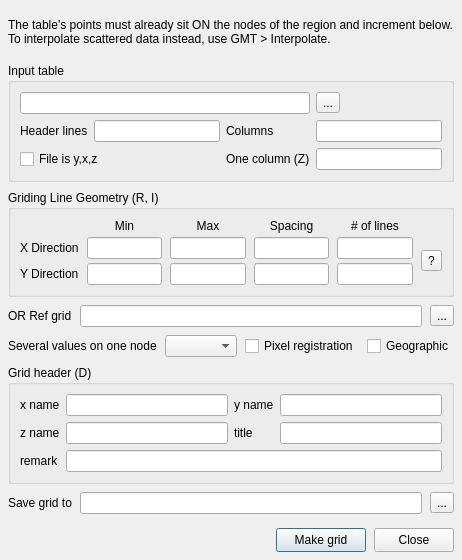
<?xml version="1.0" encoding="UTF-8"?>
<ui version="4.0">
 <class>Xyz2GrdDialog</class>
 <widget class="QDialog" name="Xyz2GrdDialog">
  <property name="geometry">
   <rect>
    <x>0</x>
    <y>0</y>
    <width>460</width>
    <height>560</height>
   </rect>
  </property>
  <property name="windowTitle">
   <string>xyz2grd</string>
  </property>
  <!--
    The "Griding Line Geometry" group below is the verbatim copy of deps/ui/grid_line_geometry.ui
    (object names xMin/xMax/xInc/xN/yMin/yMax/yInc/yN/refEdit/refBtn/helpBtn kept EXACTLY), which is
    the canonical source to copy from. The C++ side does NOT re-wire it by hand: GeoGridGeometry
    ::adopt(dlg) takes these very widgets over, so the dim-fun cross-recompute and the Ref-grid
    picker are the same single implementation grdsample's code-built block uses.
  -->
  <layout class="QVBoxLayout" name="mainVerticalLayout">
   <property name="spacing">
    <number>8</number>
   </property>
   <property name="margin" stdset="0">
    <number>8</number>
   </property>
   <item>
    <widget class="QLabel" name="lb_hint">
     <property name="text"><string>The table's points must already sit ON the nodes of the region and increment below. To interpolate scattered data instead, use GMT &gt; Interpolate.</string></property>
     <property name="wordWrap"><bool>true</bool></property>
    </widget>
   </item>
   <item>
    <widget class="QGroupBox" name="gb_input">
     <property name="title">
      <string>Input table</string>
     </property>
     <layout class="QGridLayout" name="gridLayout_input">
      <item row="0" column="0" colspan="3">
       <widget class="QLineEdit" name="edit_infile">
        <property name="toolTip"><string>Table with x, y, z columns (or one column, see Z below). Double-click to browse.</string></property>
       </widget>
      </item>
      <item row="0" column="3">
       <widget class="QToolButton" name="btn_infile">
        <property name="text"><string>...</string></property>
       </widget>
      </item>
      <item row="1" column="0">
       <widget class="QLabel" name="lb_headers"><property name="text"><string>Header lines</string></property></widget>
      </item>
      <item row="1" column="1">
       <widget class="QLineEdit" name="edit_headers">
        <property name="toolTip"><string>Number of header lines to skip (h) [0]</string></property>
       </widget>
      </item>
      <item row="1" column="2">
       <widget class="QLabel" name="lb_incols"><property name="text"><string>Columns</string></property></widget>
      </item>
      <item row="1" column="3">
       <widget class="QLineEdit" name="edit_incols">
        <property name="toolTip"><string>Which input columns to read as x,y,z (i), e.g. 0,1,3. Empty = the first three.</string></property>
       </widget>
      </item>
      <item row="2" column="0" colspan="2">
       <widget class="QCheckBox" name="chk_toggle">
        <property name="toolTip"><string>The file's first two columns are y,x instead of x,y</string></property>
        <property name="text"><string>File is y,x,z</string></property>
       </widget>
      </item>
      <item row="2" column="2">
       <widget class="QLabel" name="lb_zflags"><property name="text"><string>One column (Z)</string></property></widget>
      </item>
      <item row="2" column="3">
       <widget class="QLineEdit" name="edit_zflags">
        <property name="toolTip"><string>Read a bare one-column table of z values in the node order given by these flags (Z), e.g. TLa. The manual page (the green ? disk) lists them all. Empty = a normal x,y,z table.</string></property>
       </widget>
      </item>
     </layout>
    </widget>
   </item>
   <item>
    <widget class="QGroupBox" name="geoGroup">
     <property name="title"><string>Griding Line Geometry (R, I)</string></property>
     <layout class="QGridLayout" name="geoLayout">
      <property name="horizontalSpacing"><number>8</number></property>
      <property name="verticalSpacing"><number>4</number></property>
      <item row="0" column="1"><widget class="QLabel" name="minLab"><property name="alignment"><set>Qt::AlignHCenter</set></property><property name="text"><string>Min</string></property></widget></item>
      <item row="0" column="2"><widget class="QLabel" name="maxLab"><property name="alignment"><set>Qt::AlignHCenter</set></property><property name="text"><string>Max</string></property></widget></item>
      <item row="0" column="3"><widget class="QLabel" name="spacingLab"><property name="alignment"><set>Qt::AlignHCenter</set></property><property name="text"><string>Spacing</string></property></widget></item>
      <item row="0" column="4"><widget class="QLabel" name="nLinesLab"><property name="alignment"><set>Qt::AlignHCenter</set></property><property name="text"><string># of lines</string></property></widget></item>

      <item row="1" column="0"><widget class="QLabel" name="xDirLab"><property name="text"><string>X Direction</string></property></widget></item>
      <item row="1" column="1"><widget class="QLineEdit" name="xMin"><property name="minimumWidth"><number>80</number></property><property name="maximumWidth"><number>110</number></property></widget></item>
      <item row="1" column="2"><widget class="QLineEdit" name="xMax"><property name="minimumWidth"><number>80</number></property><property name="maximumWidth"><number>110</number></property></widget></item>
      <item row="1" column="3"><widget class="QLineEdit" name="xInc"><property name="minimumWidth"><number>80</number></property><property name="maximumWidth"><number>110</number></property></widget></item>
      <item row="1" column="4"><widget class="QLineEdit" name="xN"><property name="minimumWidth"><number>80</number></property><property name="maximumWidth"><number>110</number></property></widget></item>

      <item row="2" column="0"><widget class="QLabel" name="yDirLab"><property name="text"><string>Y Direction</string></property></widget></item>
      <item row="2" column="1"><widget class="QLineEdit" name="yMin"><property name="minimumWidth"><number>80</number></property><property name="maximumWidth"><number>110</number></property></widget></item>
      <item row="2" column="2"><widget class="QLineEdit" name="yMax"><property name="minimumWidth"><number>80</number></property><property name="maximumWidth"><number>110</number></property></widget></item>
      <item row="2" column="3"><widget class="QLineEdit" name="yInc"><property name="minimumWidth"><number>80</number></property><property name="maximumWidth"><number>110</number></property></widget></item>
      <item row="2" column="4"><widget class="QLineEdit" name="yN"><property name="minimumWidth"><number>80</number></property><property name="maximumWidth"><number>110</number></property></widget></item>

      <item row="1" column="5" rowspan="2">
       <widget class="QToolButton" name="helpBtn">
        <property name="text"><string>?</string></property>
        <property name="toolTip"><string>Edit any two of Min/Max/Spacing/# and the rest are derived.</string></property>
       </widget>
      </item>
     </layout>
    </widget>
   </item>
   <item>
    <layout class="QHBoxLayout" name="refRow">
     <item><widget class="QLabel" name="refLab"><property name="text"><string>OR Ref grid</string></property></widget></item>
     <item>
      <widget class="QLineEdit" name="refEdit">
       <property name="toolTip"><string>Pick a grid/image; its region, spacing and size fill the boxes above.</string></property>
      </widget>
     </item>
     <item><widget class="QToolButton" name="refBtn"><property name="text"><string>...</string></property></widget></item>
    </layout>
   </item>
   <item>
    <layout class="QHBoxLayout" name="horizontalLayout_opts">
     <item>
      <widget class="QLabel" name="lb_amode"><property name="text"><string>Several values on one node</string></property></widget>
     </item>
     <item>
      <widget class="QComboBox" name="cb_amode">
       <property name="toolTip"><string>What to keep when more than one record lands on the same node (A)</string></property>
      </widget>
     </item>
     <item>
      <widget class="QCheckBox" name="chk_pixel">
       <property name="toolTip"><string>Pixel registration instead of gridline registration (r)</string></property>
       <property name="text"><string>Pixel registration</string></property>
      </widget>
     </item>
     <item>
      <widget class="QCheckBox" name="chk_geog">
       <property name="toolTip"><string>The nodes are longitude/latitude</string></property>
       <property name="text"><string>Geographic</string></property>
      </widget>
     </item>
    </layout>
   </item>
   <item>
    <widget class="QGroupBox" name="gb_header">
     <property name="title">
      <string>Grid header (D)</string>
     </property>
     <layout class="QGridLayout" name="gridLayout_header">
      <item row="0" column="0">
       <widget class="QLabel" name="lb_dxname"><property name="text"><string>x name</string></property></widget>
      </item>
      <item row="0" column="1">
       <widget class="QLineEdit" name="edit_dxname"/>
      </item>
      <item row="0" column="2">
       <widget class="QLabel" name="lb_dyname"><property name="text"><string>y name</string></property></widget>
      </item>
      <item row="0" column="3">
       <widget class="QLineEdit" name="edit_dyname"/>
      </item>
      <item row="1" column="0">
       <widget class="QLabel" name="lb_dzname"><property name="text"><string>z name</string></property></widget>
      </item>
      <item row="1" column="1">
       <widget class="QLineEdit" name="edit_dzname">
        <property name="toolTip"><string>What the grid's values are, e.g. "elevation (m)"</string></property>
       </widget>
      </item>
      <item row="1" column="2">
       <widget class="QLabel" name="lb_dtitle"><property name="text"><string>title</string></property></widget>
      </item>
      <item row="1" column="3">
       <widget class="QLineEdit" name="edit_dtitle"/>
      </item>
      <item row="2" column="0">
       <widget class="QLabel" name="lb_dremark"><property name="text"><string>remark</string></property></widget>
      </item>
      <item row="2" column="1" colspan="3">
       <widget class="QLineEdit" name="edit_dremark">
        <property name="toolTip"><string>Free text stored in the grid's header</string></property>
       </widget>
      </item>
     </layout>
    </widget>
   </item>
   <item>
    <layout class="QHBoxLayout" name="horizontalLayout_out">
     <item>
      <widget class="QLabel" name="lb_out"><property name="text"><string>Save grid to</string></property></widget>
     </item>
     <item>
      <widget class="QLineEdit" name="edit_outfile">
       <property name="toolTip"><string>Optional output grid file. Leave empty to keep the new grid only in this window.</string></property>
      </widget>
     </item>
     <item>
      <widget class="QToolButton" name="btn_outfile">
       <property name="text"><string>...</string></property>
      </widget>
     </item>
    </layout>
   </item>
   <item>
    <spacer name="verticalSpacer_bottom">
     <property name="orientation"><enum>Qt::Orientation::Vertical</enum></property>
     <property name="sizeType"><enum>QSizePolicy::Policy::Fixed</enum></property>
     <property name="sizeHint" stdset="0"><size><width>20</width><height>6</height></size></property>
    </spacer>
   </item>
   <item>
    <layout class="QHBoxLayout" name="horizontalLayout_buttons">
     <item>
      <spacer name="buttonsSpacer">
       <property name="orientation"><enum>Qt::Orientation::Horizontal</enum></property>
       <property name="sizeHint" stdset="0"><size><width>40</width><height>20</height></size></property>
      </spacer>
     </item>
     <item>
      <widget class="QPushButton" name="push_compute">
       <property name="minimumSize"><size><width>90</width><height>24</height></size></property>
       <property name="text"><string>Make grid</string></property>
      </widget>
     </item>
     <item>
      <widget class="QPushButton" name="push_close">
       <property name="minimumSize"><size><width>70</width><height>24</height></size></property>
       <property name="text"><string>Close</string></property>
      </widget>
     </item>
    </layout>
   </item>
  </layout>
 </widget>
 <resources/>
 <connections/>
</ui>
